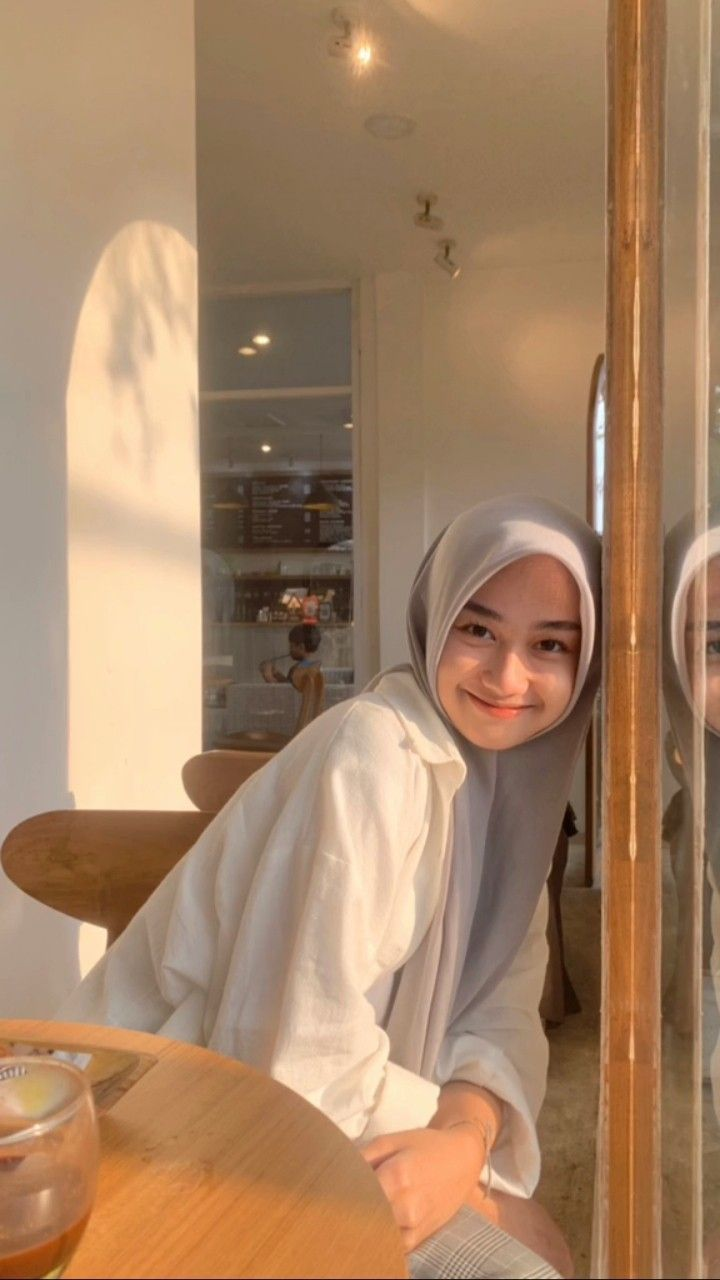
#> input picture image/image.jpeg, 720 x 1280 px
$ python splittingandmerging.py --image image/image.jpeg
#> lines starting #> are read from the running program, lines starting #| are printed output that depends on the picture
import numpy as np
import argparse
import cv2

ap = argparse.ArgumentParser()
ap.add_argument("-i", "--image", required = True,
    help = "Path to the image")
args = vars(ap.parse_args())

image = cv2.imread(args["image"])
#> image is the input picture: shape (1280, 720, 3); mean B, G, R 101.3, 131.3, 165.6
(B, G, R) = cv2.split(image)
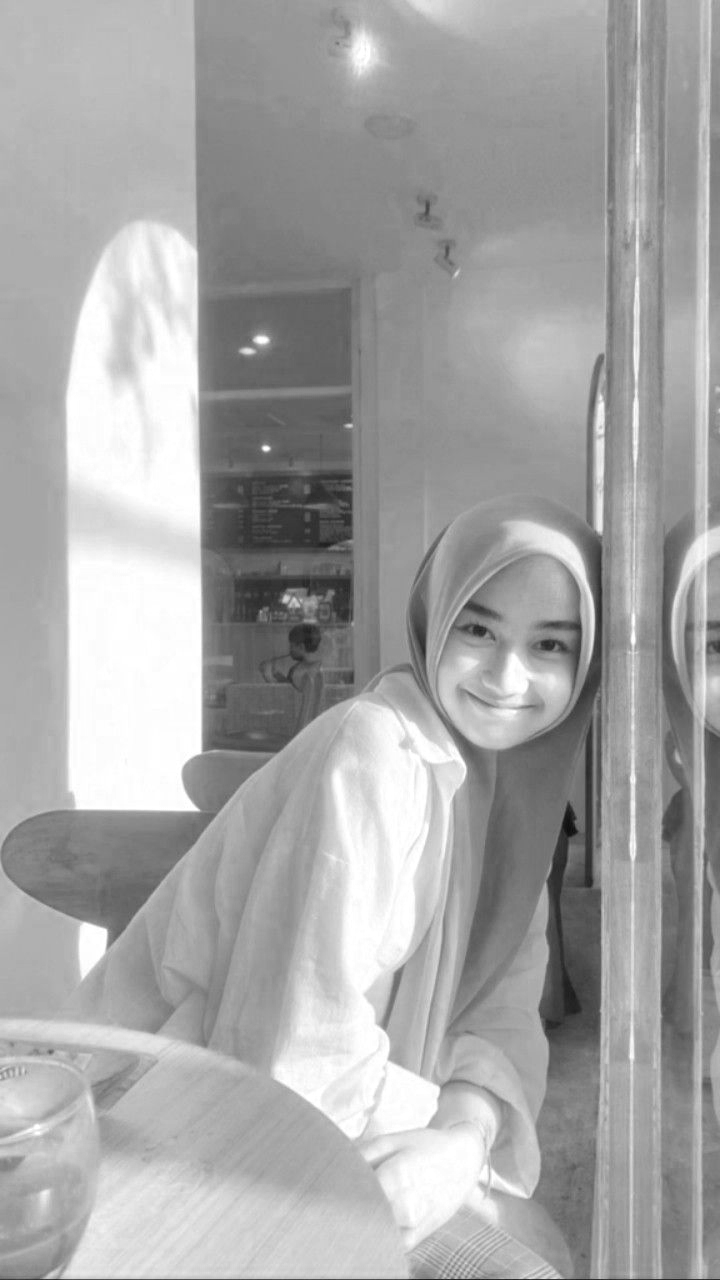
#> R: shape (1280, 720); min 11, max 255, mean 165.6

cv2.imshow("Red", R)
cv2.imshow("Green", G)
cv2.imshow("Blue", B)
cv2.waitKey(0)
cv2.destroyAllWindows()

merged = cv2.merge([B, G, R])
cv2.imshow("Merged", merged)
cv2.waitKey(0)
cv2.destroyAllWindows()

zeros = np.zeros(image.shape[:2], dtype = "uint8")
cv2.imshow("Red", cv2.merge([zeros, zeros, R]))
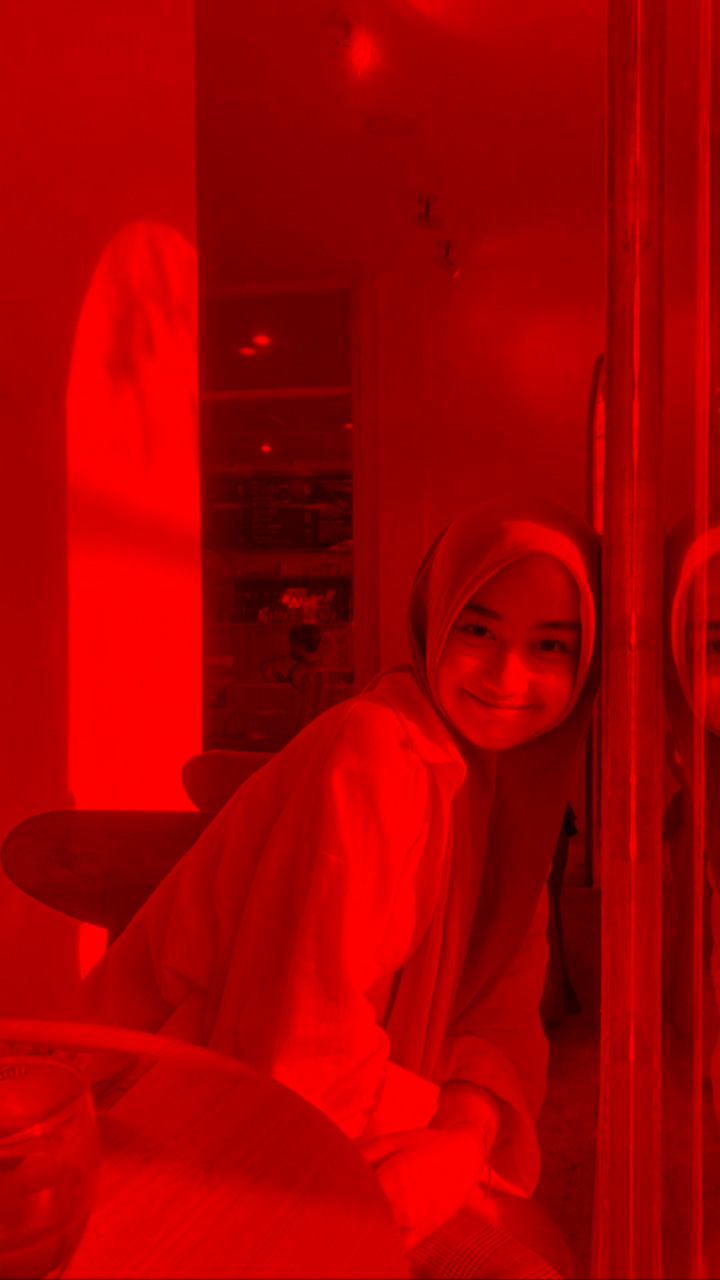
#> window 'Red': shape (1280, 720, 3); mean B, G, R 0, 0, 165.6
cv2.imshow("Green", cv2.merge([zeros, G, zeros]))
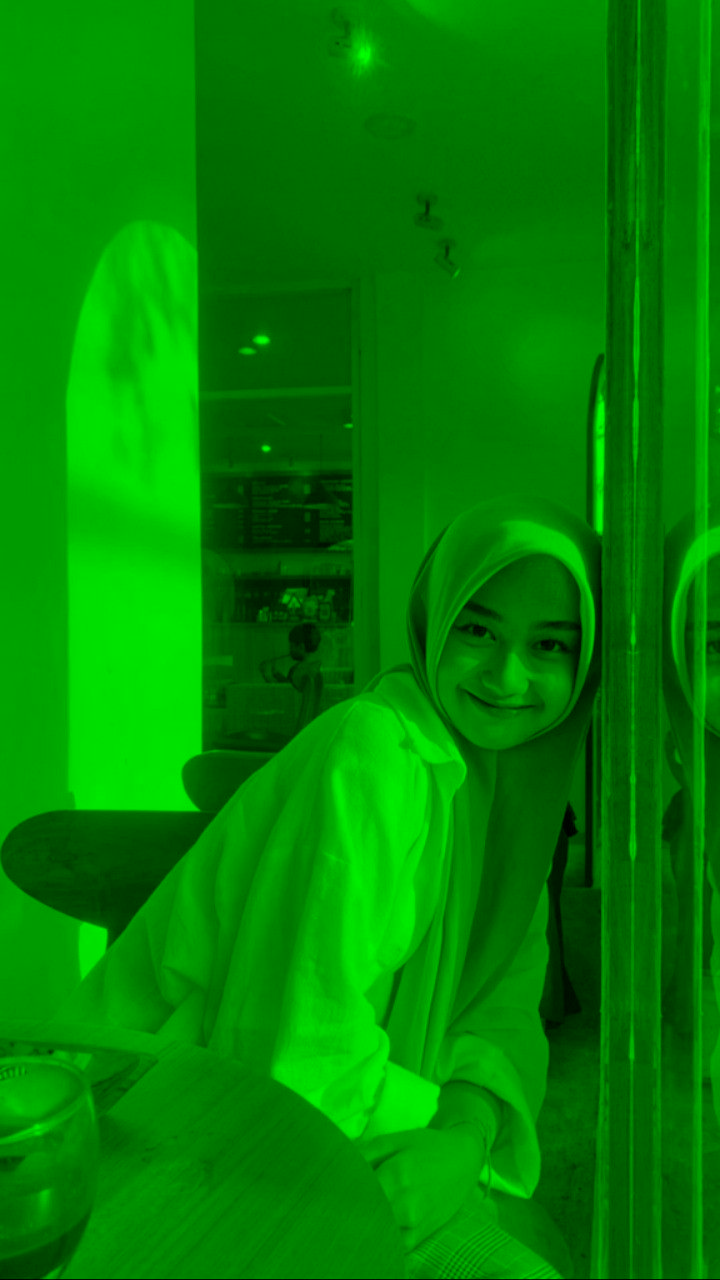
#> window 'Green': shape (1280, 720, 3); mean B, G, R 0, 131.3, 0
cv2.imshow("Blue", cv2.merge([B, zeros, zeros]))
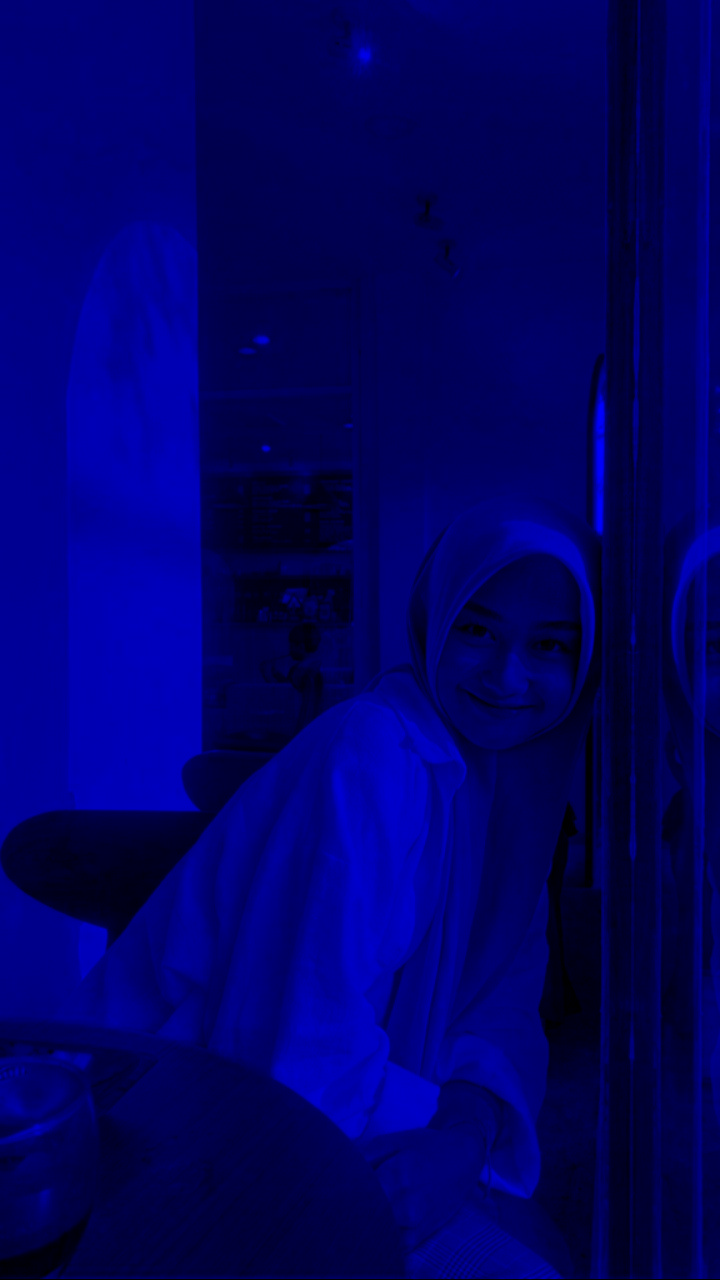
#> window 'Blue': shape (1280, 720, 3); mean B, G, R 101.3, 0, 0
cv2.waitKey(0)
cv2.destroyAllWindows()
